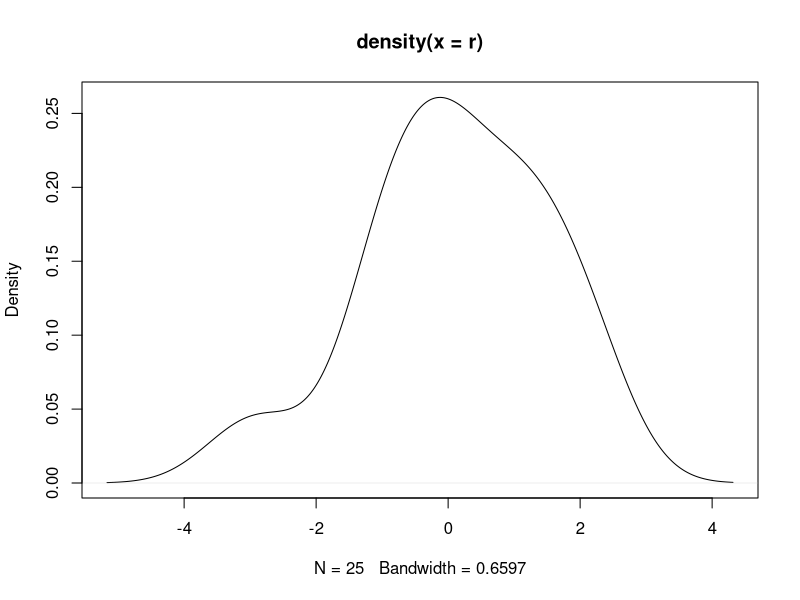
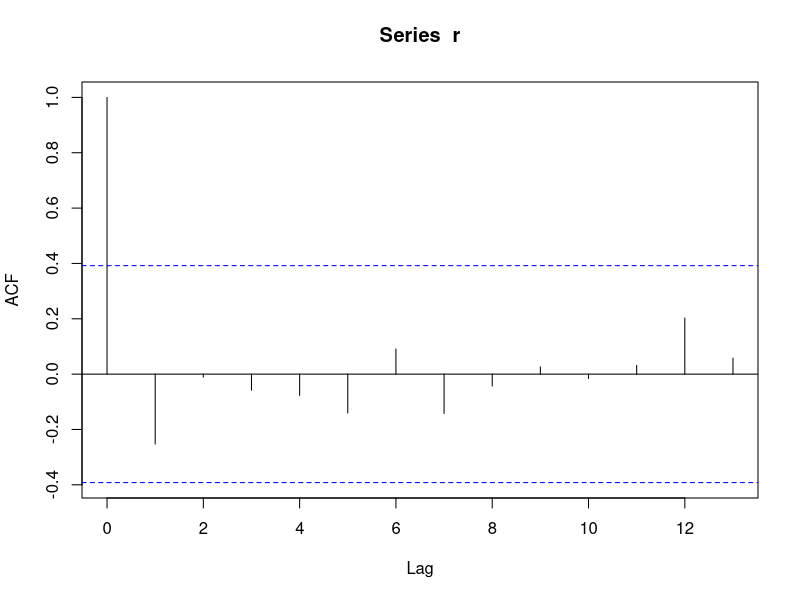

R code for these plots, in order:
# 这些内容涉及时间序列函数 熟悉一下函数
ranrw <- function(mu, sigma, p0=100, T=100){
  cumprod(c(p0, 1 + (rnorm(n=T, mean = mu, sd = sigma)/100)))
}
price2returns <- function(x){
  100*diff(log(x))
}
returns2prices <- function(r, p0=100){
  c(p0, p0*exp(cumsum(r/100)))
}

cat("Simulate 25 points from a random walk starting at 1500 --\n")
p <- ranrw(0.05, 1.4, 1500, 25)
print(p)

cat("Convert to returns--\n")
r <- price2returns(p)
print(r)

cat("Go back from returns to prices --\n")
goback <- returns2prices(r, 1500)
print(goback)

plot(density(r))
acf(r)
